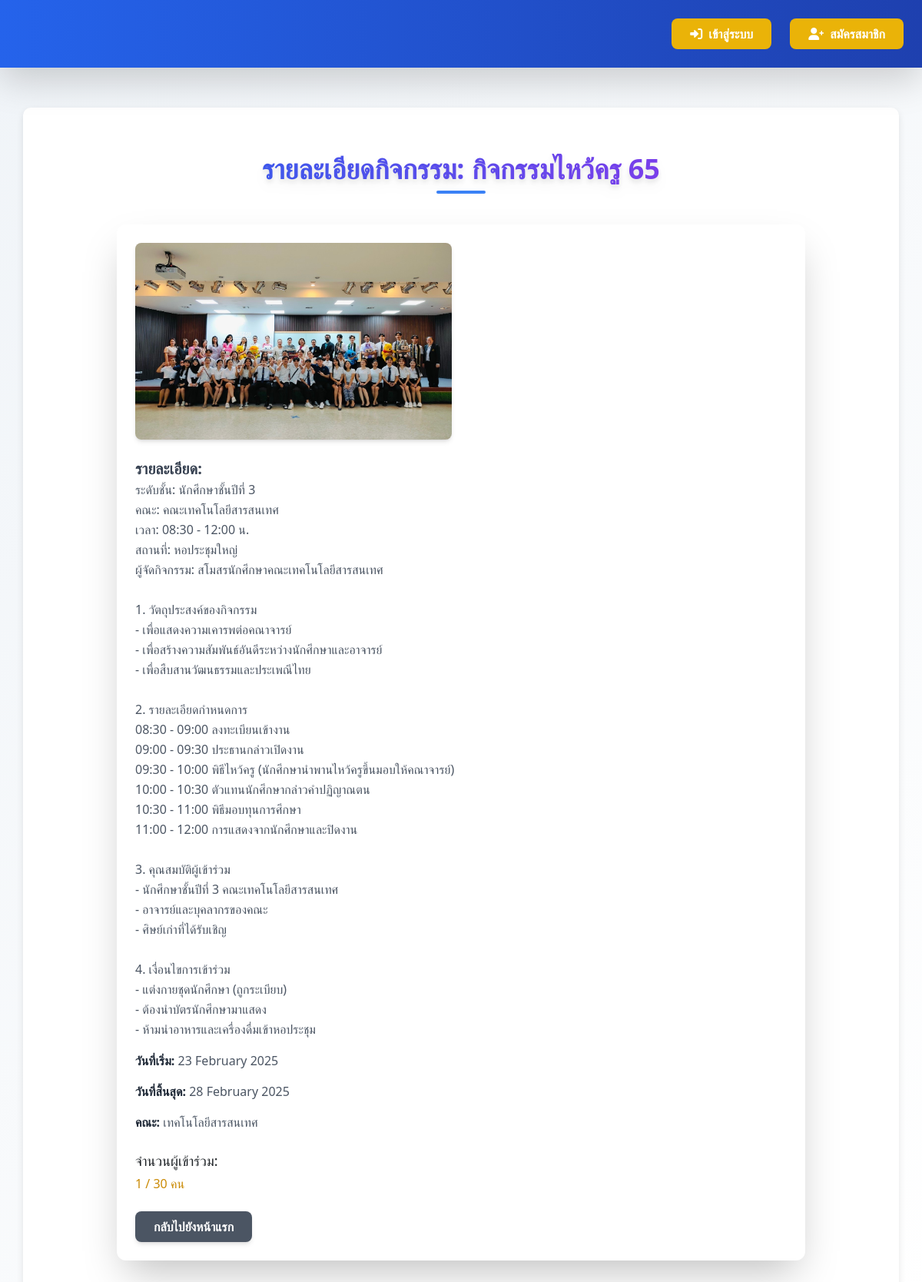
The page /activity/9/info/ on the database as committed earlier.
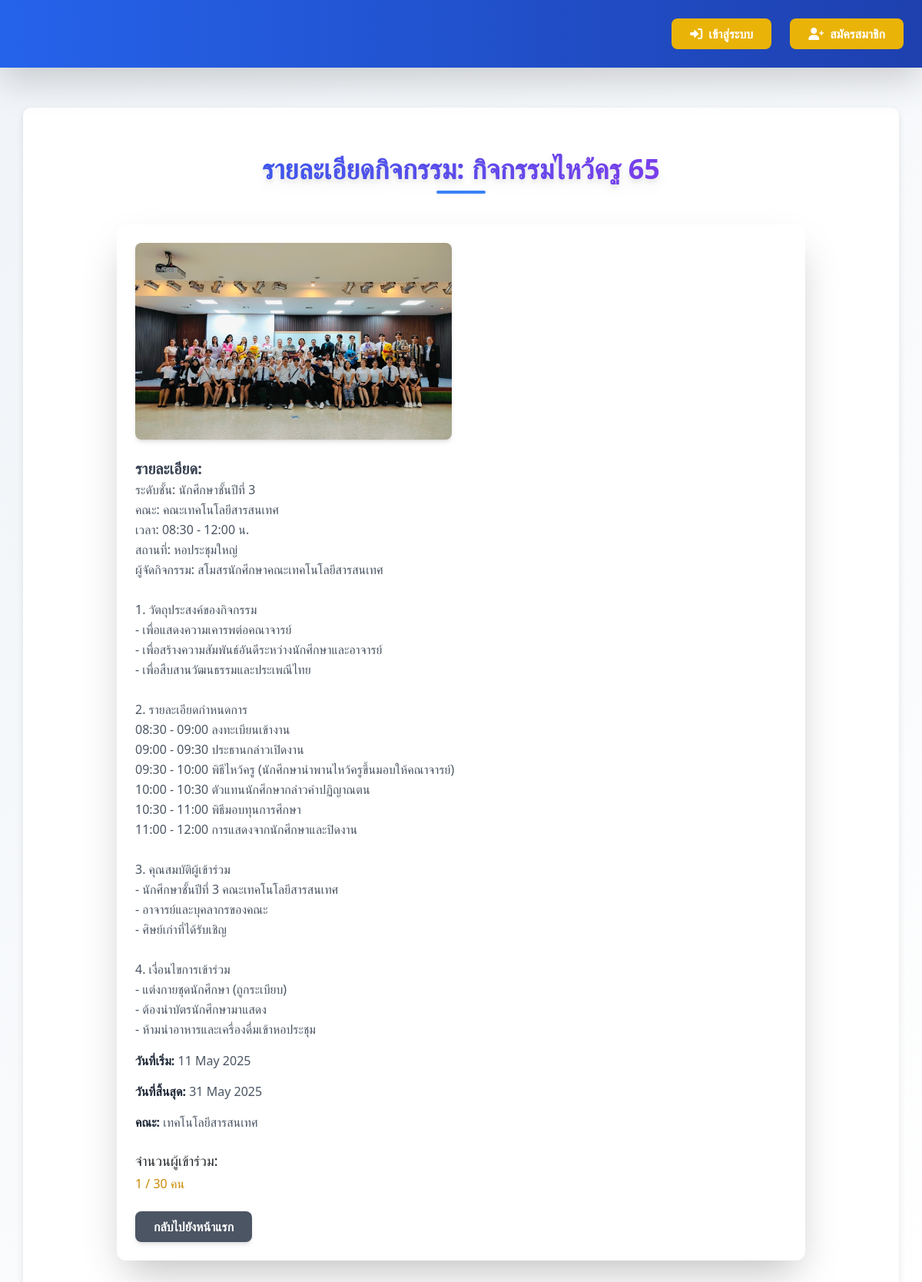
The same page on the database as committed later.
### myapp/models.py (models this page shows, shortened)
class Activity(models.Model):
    name = models.CharField(
        max_length=255,
        verbose_name='ชื่อกิจกรรม'
    )
    description = models.TextField(
        verbose_name='รายละเอียดกิจกรรม'
    )
    start_date = models.DateField(
        verbose_name='วันที่เริ่มจัดกิจกรรม',
        default=datetime.date.today
    )
    end_date = models.DateField(
        verbose_name='วันที่สิ้นสุดกิจกรรม',
        null=True,  # ยอมให้เป็น NULL
        blank=True  # สามารถทิ้งว่างได้ในฟอร์ม
    )
    created_by = models.ForeignKey(
        CustomUser,
        on_delete=models.CASCADE,
        verbose_name='ผู้สร้างกิจกรรม'
    )
    FACULTY_CHOICES = [
        ('all', 'ทุกคนเข้าร่วมได้'),
        ('CS', 'วิทยาการคอมพิวเตอร์'),
        ('CCS', 'วิทยาศาสตร์เครื่องสำอาง'),
        ('OHS', 'อาชีวอนามัยและความปลอดภัย'),
        ('EHS', 'อนามัยสิ่งแวดล้อมและสาธารณภัย'),
        ('MS', 'วิทยาศาสตร์การแพทย์'),
        ('GS', 'วิทยาศาสตร์ทั่วไป'),
        ('IT', 'เทคโนโลยีสารสนเทศ'),
        ('BIB', 'อุตสาหกรรมชีวภาพเพื่อธุรกิจ'),
        ('CYB', 'ความมั่นคงปลอดภัยไซเบอร์'),
    ]
    faculty = models.CharField(
        max_length=10,
        choices=FACULTY_CHOICES,
        default='all',
        verbose_name='คณะที่จัดกิจกรรม'
    )
    max_participants = models.IntegerField(
        default=0,  # เปลี่ยนจาก 30 เป็น 0 ซึ่งหมายถึงไม่จำกัด
        verbose_name='จำนวนผู้เข้าร่วมสูงสุด',
        help_text='กำหนดเป็น 0 หากไม่ต้องการจำกัดจำนวนผู้เข้าร่วม'
    )
    def get_current_participants(self):
        return self.participation_set.filter(status='approved').count()
    def is_full(self):
        if self.max_participants == 0:  # ถ้าเป็น 0 แสดงว่าไม่จำกัด
            return False
        return self.get_current_participants() >= self.max_participants
    class Meta:
        verbose_name = 'กิจกรรม'
        verbose_name_plural = 'กิจกรรมทั้งหมด'

### myapp/views.py (the view, shortened to what this page needs)
# urls.py: path('activity/<int:activity_id>/', views.activity_info, name='activity_info'),  # เส้นทางไปยัง activity_info
def activity_info(request, activity_id):
    activity = get_object_or_404(Activity, id=activity_id)
    participation = None
    status = None
    status_color = ''
    current_participants = activity.get_current_participants()
    can_edit = request.user.is_authenticated and (request.user.is_staff or request.user.is_superuser)
    return render(request, 'activity_info.html', {
        'activity': activity,
        'participation': participation,
        'status': status,
        'status_color': status_color,
        'current_participants': current_participants,
        'can_edit': can_edit,
        'is_full': activity.is_full(),
        'max_participants': activity.max_participants
    })

### templates/activity_info.html (shortened to what this page needs)
{% extends 'base.html' %}
{% load static %}
{% block content %}
<div class="container mx-auto px-6 py-10">
  <div class="text-center mb-10">
    <h1 class="text-4xl font-bold text-gray-800 bg-gradient-to-r from-blue-600 to-purple-600 bg-clip-text text-transparent drop-shadow-lg">
    </h1>
    <div class="mt-2 w-16 h-1 bg-blue-500 mx-auto rounded-full"></div>
  </div>
  <div class="bg-white {{ status_color }} rounded-xl shadow-2xl p-6 max-w-4xl mx-auto transform hover:scale-105 transition duration-300">
    {% if activity.images.all %}
      <div class="grid grid-cols-1 md:grid-cols-2 gap-4 mb-6">
        {% for image in activity.images.all %}
          <img src="{{ image.image.url }}" alt="รูปกิจกรรม" class="w-full h-64 object-cover rounded-lg shadow-md hover:shadow-lg transition duration-300">
        {% endfor %}
      </div>
    {% else %}
      <p class="text-red-500 text-center mb-6">ไม่มีรูปภาพ</p>
    {% endif %}
    <div class="space-y-4">
      <div>
        <h2 class="text-xl font-semibold text-gray-700">รายละเอียด:</h2>
        <div class="text-gray-600 whitespace-pre-line leading-relaxed">{{ activity.description|safe }}</div>
      </div>
      <p class="text-gray-600"><strong class="text-gray-800">วันที่เริ่ม:</strong> {{ activity.start_date }}</p>
      <p class="text-gray-600"><strong class="text-gray-800">วันที่สิ้นสุด:</strong> {{ activity.end_date }}</p>
      <p class="text-gray-600"><strong class="text-gray-800">คณะ:</strong> {{ activity.get_faculty_display }}</p>
    </div>
    <div class="mt-4">
      <h3 class="font-medium text-lg">จำนวนผู้เข้าร่วม:</h3>
      <p class="mt-1 mb-2">
          {% if activity.max_participants == 0 %}
              <span class="text-green-600">{{ current_participants }} คน (ไม่จำกัดจำนวน)</span>
          {% else %}
              <span class="{% if is_full %}text-red-600{% elif current_participants >= activity.max_participants|divisibleby:2 %}text-yellow-600{% else %}text-green-600{% endif %}">
                  {{ current_participants }} / {{ activity.max_participants }} คน
              </span>
          {% endif %}
      </p>
    </div>
    <div class="mt-6 flex flex-col sm:flex-row gap-4">
        {% if user.is_authenticated and not participation %}
            <form id="joinForm" method="post" action="{% url 'join_activity' activity.id %}" class="w-full sm:w-auto">
                {% csrf_token %}
                <button type="submit" class="w-full sm:w-auto bg-green-600 hover:bg-green-700 text-white font-semibold py-2 px-6 rounded-lg shadow-md transition duration-200">
                    เข้าร่วมกิจกรรม
                </button>
            </form>
        {% else %}
            <a href="{% url 'home' %}" class="w-full sm:w-auto bg-gray-600 hover:bg-gray-700 text-white font-semibold py-2 px-6 rounded-lg shadow-md transition duration-200 text-center">
                กลับไปยังหน้าแรก
            </a>
        {% endif %}
    </div>
{% endblock %}

Rows that differ between the two databases and show on the page:
changed Activity "เทคโนโลยีสารสนเทศ": start_date "23 February 2025" → "11 May 2025"; end_date "28 February 2025" → "31 May 2025"
